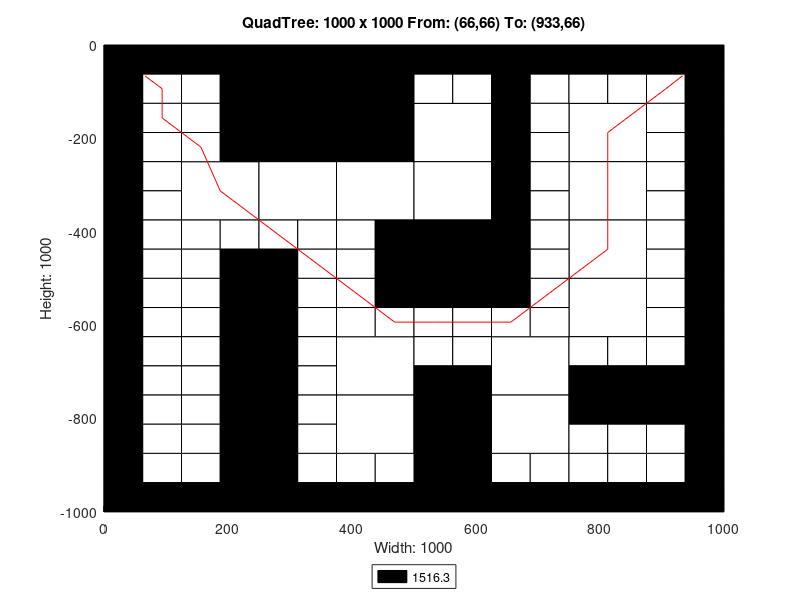

Source code (MATLAB):
axis([0 1000 -1000 0]);
title('QuadTree: 1000 x 1000 From: (66,66) To: (933,66)');
xlabel('Width: 1000');
ylabel('Height: 1000');
rectangle('Position',[250 -250 250 250], 'FaceColor',[0 0 0]);
rectangle('Position',[125 -375 125 125], 'FaceColor',[1 1 1]);
rectangle('Position',[250 -375 125 125], 'FaceColor',[1 1 1]);
rectangle('Position',[375 -375 125 125], 'FaceColor',[1 1 1]);
rectangle('Position',[500 -250 125 125], 'FaceColor',[1 1 1]);
rectangle('Position',[750 -250 125 125], 'FaceColor',[1 1 1]);
rectangle('Position',[500 -375 125 125], 'FaceColor',[1 1 1]);
rectangle('Position',[500 -500 125 125], 'FaceColor',[0 0 0]);
rectangle('Position',[750 -375 125 125], 'FaceColor',[1 1 1]);
rectangle('Position',[750 -500 125 125], 'FaceColor',[1 1 1]);
rectangle('Position',[375 -750 125 125], 'FaceColor',[1 1 1]);
rectangle('Position',[375 -875 125 125], 'FaceColor',[1 1 1]);
rectangle('Position',[625 -750 125 125], 'FaceColor',[1 1 1]);
rectangle('Position',[750 -625 125 125], 'FaceColor',[1 1 1]);
rectangle('Position',[500 -875 125 125], 'FaceColor',[0 0 0]);
rectangle('Position',[625 -875 125 125], 'FaceColor',[1 1 1]);
rectangle('Position',[500 -1000 125 125], 'FaceColor',[0 0 0]);
rectangle('Position',[0 -62.5 62.5 62.5], 'FaceColor',[0 0 0]);
rectangle('Position',[62.5 -62.5 62.5 62.5], 'FaceColor',[0 0 0]);
rectangle('Position',[0 -125 62.5 62.5], 'FaceColor',[0 0 0]);
rectangle('Position',[62.5 -125 62.5 62.5], 'FaceColor',[1 1 1]);
rectangle('Position',[125 -62.5 62.5 62.5], 'FaceColor',[0 0 0]);
rectangle('Position',[187.5 -62.5 62.5 62.5], 'FaceColor',[0 0 0]);
rectangle('Position',[125 -125 62.5 62.5], 'FaceColor',[1 1 1]);
rectangle('Position',[187.5 -125 62.5 62.5], 'FaceColor',[0 0 0]);
rectangle('Position',[0 -187.5 62.5 62.5], 'FaceColor',[0 0 0]);
rectangle('Position',[62.5 -187.5 62.5 62.5], 'FaceColor',[1 1 1]);
rectangle('Position',[0 -250 62.5 62.5], 'FaceColor',[0 0 0]);
rectangle('Position',[62.5 -250 62.5 62.5], 'FaceColor',[1 1 1]);
rectangle('Position',[125 -187.5 62.5 62.5], 'FaceColor',[1 1 1]);
rectangle('Position',[187.5 -187.5 62.5 62.5], 'FaceColor',[0 0 0]);
rectangle('Position',[125 -250 62.5 62.5], 'FaceColor',[1 1 1]);
rectangle('Position',[187.5 -250 62.5 62.5], 'FaceColor',[0 0 0]);
rectangle('Position',[0 -312.5 62.5 62.5], 'FaceColor',[0 0 0]);
rectangle('Position',[62.5 -312.5 62.5 62.5], 'FaceColor',[1 1 1]);
rectangle('Position',[0 -375 62.5 62.5], 'FaceColor',[0 0 0]);
rectangle('Position',[62.5 -375 62.5 62.5], 'FaceColor',[1 1 1]);
rectangle('Position',[0 -437.5 62.5 62.5], 'FaceColor',[0 0 0]);
rectangle('Position',[62.5 -437.5 62.5 62.5], 'FaceColor',[1 1 1]);
rectangle('Position',[0 -500 62.5 62.5], 'FaceColor',[0 0 0]);
rectangle('Position',[62.5 -500 62.5 62.5], 'FaceColor',[1 1 1]);
rectangle('Position',[125 -437.5 62.5 62.5], 'FaceColor',[1 1 1]);
rectangle('Position',[187.5 -437.5 62.5 62.5], 'FaceColor',[1 1 1]);
rectangle('Position',[125 -500 62.5 62.5], 'FaceColor',[1 1 1]);
rectangle('Position',[187.5 -500 62.5 62.5], 'FaceColor',[0 0 0]);
rectangle('Position',[250 -437.5 62.5 62.5], 'FaceColor',[1 1 1]);
rectangle('Position',[312.5 -437.5 62.5 62.5], 'FaceColor',[1 1 1]);
rectangle('Position',[250 -500 62.5 62.5], 'FaceColor',[0 0 0]);
rectangle('Position',[312.5 -500 62.5 62.5], 'FaceColor',[1 1 1]);
rectangle('Position',[375 -437.5 62.5 62.5], 'FaceColor',[1 1 1]);
rectangle('Position',[437.5 -437.5 62.5 62.5], 'FaceColor',[0 0 0]);
rectangle('Position',[375 -500 62.5 62.5], 'FaceColor',[1 1 1]);
rectangle('Position',[437.5 -500 62.5 62.5], 'FaceColor',[0 0 0]);
rectangle('Position',[500 -62.5 62.5 62.5], 'FaceColor',[0 0 0]);
rectangle('Position',[562.5 -62.5 62.5 62.5], 'FaceColor',[0 0 0]);
rectangle('Position',[500 -125 62.5 62.5], 'FaceColor',[1 1 1]);
rectangle('Position',[562.5 -125 62.5 62.5], 'FaceColor',[1 1 1]);
rectangle('Position',[625 -62.5 62.5 62.5], 'FaceColor',[0 0 0]);
rectangle('Position',[687.5 -62.5 62.5 62.5], 'FaceColor',[0 0 0]);
rectangle('Position',[625 -125 62.5 62.5], 'FaceColor',[0 0 0]);
rectangle('Position',[687.5 -125 62.5 62.5], 'FaceColor',[1 1 1]);
rectangle('Position',[625 -187.5 62.5 62.5], 'FaceColor',[0 0 0]);
rectangle('Position',[687.5 -187.5 62.5 62.5], 'FaceColor',[1 1 1]);
rectangle('Position',[625 -250 62.5 62.5], 'FaceColor',[0 0 0]);
rectangle('Position',[687.5 -250 62.5 62.5], 'FaceColor',[1 1 1]);
rectangle('Position',[750 -62.5 62.5 62.5], 'FaceColor',[0 0 0]);
rectangle('Position',[812.5 -62.5 62.5 62.5], 'FaceColor',[0 0 0]);
rectangle('Position',[750 -125 62.5 62.5], 'FaceColor',[1 1 1]);
rectangle('Position',[812.5 -125 62.5 62.5], 'FaceColor',[1 1 1]);
rectangle('Position',[875 -62.5 62.5 62.5], 'FaceColor',[0 0 0]);
rectangle('Position',[937.5 -62.5 62.5 62.5], 'FaceColor',[0 0 0]);
rectangle('Position',[875 -125 62.5 62.5], 'FaceColor',[1 1 1]);
rectangle('Position',[937.5 -125 62.5 62.5], 'FaceColor',[0 0 0]);
rectangle('Position',[875 -187.5 62.5 62.5], 'FaceColor',[1 1 1]);
rectangle('Position',[937.5 -187.5 62.5 62.5], 'FaceColor',[0 0 0]);
rectangle('Position',[875 -250 62.5 62.5], 'FaceColor',[1 1 1]);
rectangle('Position',[937.5 -250 62.5 62.5], 'FaceColor',[0 0 0]);
rectangle('Position',[625 -312.5 62.5 62.5], 'FaceColor',[0 0 0]);
rectangle('Position',[687.5 -312.5 62.5 62.5], 'FaceColor',[1 1 1]);
rectangle('Position',[625 -375 62.5 62.5], 'FaceColor',[0 0 0]);
rectangle('Position',[687.5 -375 62.5 62.5], 'FaceColor',[1 1 1]);
rectangle('Position',[625 -437.5 62.5 62.5], 'FaceColor',[0 0 0]);
rectangle('Position',[687.5 -437.5 62.5 62.5], 'FaceColor',[1 1 1]);
rectangle('Position',[625 -500 62.5 62.5], 'FaceColor',[0 0 0]);
rectangle('Position',[687.5 -500 62.5 62.5], 'FaceColor',[1 1 1]);
rectangle('Position',[875 -312.5 62.5 62.5], 'FaceColor',[1 1 1]);
rectangle('Position',[937.5 -312.5 62.5 62.5], 'FaceColor',[0 0 0]);
rectangle('Position',[875 -375 62.5 62.5], 'FaceColor',[1 1 1]);
rectangle('Position',[937.5 -375 62.5 62.5], 'FaceColor',[0 0 0]);
rectangle('Position',[875 -437.5 62.5 62.5], 'FaceColor',[1 1 1]);
rectangle('Position',[937.5 -437.5 62.5 62.5], 'FaceColor',[0 0 0]);
rectangle('Position',[875 -500 62.5 62.5], 'FaceColor',[1 1 1]);
rectangle('Position',[937.5 -500 62.5 62.5], 'FaceColor',[0 0 0]);
rectangle('Position',[0 -562.5 62.5 62.5], 'FaceColor',[0 0 0]);
rectangle('Position',[62.5 -562.5 62.5 62.5], 'FaceColor',[1 1 1]);
rectangle('Position',[0 -625 62.5 62.5], 'FaceColor',[0 0 0]);
rectangle('Position',[62.5 -625 62.5 62.5], 'FaceColor',[1 1 1]);
rectangle('Position',[125 -562.5 62.5 62.5], 'FaceColor',[1 1 1]);
rectangle('Position',[187.5 -562.5 62.5 62.5], 'FaceColor',[0 0 0]);
rectangle('Position',[125 -625 62.5 62.5], 'FaceColor',[1 1 1]);
rectangle('Position',[187.5 -625 62.5 62.5], 'FaceColor',[0 0 0]);
rectangle('Position',[0 -687.5 62.5 62.5], 'FaceColor',[0 0 0]);
rectangle('Position',[62.5 -687.5 62.5 62.5], 'FaceColor',[1 1 1]);
rectangle('Position',[0 -750 62.5 62.5], 'FaceColor',[0 0 0]);
rectangle('Position',[62.5 -750 62.5 62.5], 'FaceColor',[1 1 1]);
rectangle('Position',[125 -687.5 62.5 62.5], 'FaceColor',[1 1 1]);
rectangle('Position',[187.5 -687.5 62.5 62.5], 'FaceColor',[0 0 0]);
rectangle('Position',[125 -750 62.5 62.5], 'FaceColor',[1 1 1]);
rectangle('Position',[187.5 -750 62.5 62.5], 'FaceColor',[0 0 0]);
rectangle('Position',[250 -562.5 62.5 62.5], 'FaceColor',[0 0 0]);
rectangle('Position',[312.5 -562.5 62.5 62.5], 'FaceColor',[1 1 1]);
rectangle('Position',[250 -625 62.5 62.5], 'FaceColor',[0 0 0]);
rectangle('Position',[312.5 -625 62.5 62.5], 'FaceColor',[1 1 1]);
rectangle('Position',[375 -562.5 62.5 62.5], 'FaceColor',[1 1 1]);
rectangle('Position',[437.5 -562.5 62.5 62.5], 'FaceColor',[0 0 0]);
rectangle('Position',[375 -625 62.5 62.5], 'FaceColor',[1 1 1]);
rectangle('Position',[437.5 -625 62.5 62.5], 'FaceColor',[1 1 1]);
rectangle('Position',[250 -687.5 62.5 62.5], 'FaceColor',[0 0 0]);
rectangle('Position',[312.5 -687.5 62.5 62.5], 'FaceColor',[1 1 1]);
rectangle('Position',[250 -750 62.5 62.5], 'FaceColor',[0 0 0]);
rectangle('Position',[312.5 -750 62.5 62.5], 'FaceColor',[1 1 1]);
rectangle('Position',[0 -812.5 62.5 62.5], 'FaceColor',[0 0 0]);
rectangle('Position',[62.5 -812.5 62.5 62.5], 'FaceColor',[1 1 1]);
rectangle('Position',[0 -875 62.5 62.5], 'FaceColor',[0 0 0]);
rectangle('Position',[62.5 -875 62.5 62.5], 'FaceColor',[1 1 1]);
rectangle('Position',[125 -812.5 62.5 62.5], 'FaceColor',[1 1 1]);
rectangle('Position',[187.5 -812.5 62.5 62.5], 'FaceColor',[0 0 0]);
rectangle('Position',[125 -875 62.5 62.5], 'FaceColor',[1 1 1]);
rectangle('Position',[187.5 -875 62.5 62.5], 'FaceColor',[0 0 0]);
rectangle('Position',[0 -937.5 62.5 62.5], 'FaceColor',[0 0 0]);
rectangle('Position',[62.5 -937.5 62.5 62.5], 'FaceColor',[1 1 1]);
rectangle('Position',[0 -1000 62.5 62.5], 'FaceColor',[0 0 0]);
rectangle('Position',[62.5 -1000 62.5 62.5], 'FaceColor',[0 0 0]);
rectangle('Position',[125 -937.5 62.5 62.5], 'FaceColor',[1 1 1]);
rectangle('Position',[187.5 -937.5 62.5 62.5], 'FaceColor',[0 0 0]);
rectangle('Position',[125 -1000 62.5 62.5], 'FaceColor',[0 0 0]);
rectangle('Position',[187.5 -1000 62.5 62.5], 'FaceColor',[0 0 0]);
rectangle('Position',[250 -812.5 62.5 62.5], 'FaceColor',[0 0 0]);
rectangle('Position',[312.5 -812.5 62.5 62.5], 'FaceColor',[1 1 1]);
rectangle('Position',[250 -875 62.5 62.5], 'FaceColor',[0 0 0]);
rectangle('Position',[312.5 -875 62.5 62.5], 'FaceColor',[1 1 1]);
rectangle('Position',[250 -937.5 62.5 62.5], 'FaceColor',[0 0 0]);
rectangle('Position',[312.5 -937.5 62.5 62.5], 'FaceColor',[1 1 1]);
rectangle('Position',[250 -1000 62.5 62.5], 'FaceColor',[0 0 0]);
rectangle('Position',[312.5 -1000 62.5 62.5], 'FaceColor',[0 0 0]);
rectangle('Position',[375 -937.5 62.5 62.5], 'FaceColor',[1 1 1]);
rectangle('Position',[437.5 -937.5 62.5 62.5], 'FaceColor',[1 1 1]);
rectangle('Position',[375 -1000 62.5 62.5], 'FaceColor',[0 0 0]);
rectangle('Position',[437.5 -1000 62.5 62.5], 'FaceColor',[0 0 0]);
rectangle('Position',[500 -562.5 62.5 62.5], 'FaceColor',[0 0 0]);
rectangle('Position',[562.5 -562.5 62.5 62.5], 'FaceColor',[0 0 0]);
rectangle('Position',[500 -625 62.5 62.5], 'FaceColor',[1 1 1]);
rectangle('Position',[562.5 -625 62.5 62.5], 'FaceColor',[1 1 1]);
rectangle('Position',[625 -562.5 62.5 62.5], 'FaceColor',[0 0 0]);
rectangle('Position',[687.5 -562.5 62.5 62.5], 'FaceColor',[1 1 1]);
rectangle('Position',[625 -625 62.5 62.5], 'FaceColor',[1 1 1]);
rectangle('Position',[687.5 -625 62.5 62.5], 'FaceColor',[1 1 1]);
rectangle('Position',[500 -687.5 62.5 62.5], 'FaceColor',[1 1 1]);
rectangle('Position',[562.5 -687.5 62.5 62.5], 'FaceColor',[1 1 1]);
rectangle('Position',[500 -750 62.5 62.5], 'FaceColor',[0 0 0]);
rectangle('Position',[562.5 -750 62.5 62.5], 'FaceColor',[0 0 0]);
rectangle('Position',[875 -562.5 62.5 62.5], 'FaceColor',[1 1 1]);
rectangle('Position',[937.5 -562.5 62.5 62.5], 'FaceColor',[0 0 0]);
rectangle('Position',[875 -625 62.5 62.5], 'FaceColor',[1 1 1]);
rectangle('Position',[937.5 -625 62.5 62.5], 'FaceColor',[0 0 0]);
rectangle('Position',[750 -687.5 62.5 62.5], 'FaceColor',[1 1 1]);
rectangle('Position',[812.5 -687.5 62.5 62.5], 'FaceColor',[1 1 1]);
rectangle('Position',[750 -750 62.5 62.5], 'FaceColor',[0 0 0]);
rectangle('Position',[812.5 -750 62.5 62.5], 'FaceColor',[0 0 0]);
rectangle('Position',[875 -687.5 62.5 62.5], 'FaceColor',[1 1 1]);
rectangle('Position',[937.5 -687.5 62.5 62.5], 'FaceColor',[0 0 0]);
rectangle('Position',[875 -750 62.5 62.5], 'FaceColor',[0 0 0]);
rectangle('Position',[937.5 -750 62.5 62.5], 'FaceColor',[0 0 0]);
rectangle('Position',[625 -937.5 62.5 62.5], 'FaceColor',[1 1 1]);
rectangle('Position',[687.5 -937.5 62.5 62.5], 'FaceColor',[1 1 1]);
rectangle('Position',[625 -1000 62.5 62.5], 'FaceColor',[0 0 0]);
rectangle('Position',[687.5 -1000 62.5 62.5], 'FaceColor',[0 0 0]);
rectangle('Position',[750 -812.5 62.5 62.5], 'FaceColor',[0 0 0]);
rectangle('Position',[812.5 -812.5 62.5 62.5], 'FaceColor',[0 0 0]);
rectangle('Position',[750 -875 62.5 62.5], 'FaceColor',[1 1 1]);
rectangle('Position',[812.5 -875 62.5 62.5], 'FaceColor',[1 1 1]);
rectangle('Position',[875 -812.5 62.5 62.5], 'FaceColor',[0 0 0]);
rectangle('Position',[937.5 -812.5 62.5 62.5], 'FaceColor',[0 0 0]);
rectangle('Position',[875 -875 62.5 62.5], 'FaceColor',[1 1 1]);
rectangle('Position',[937.5 -875 62.5 62.5], 'FaceColor',[0 0 0]);
rectangle('Position',[750 -937.5 62.5 62.5], 'FaceColor',[1 1 1]);
rectangle('Position',[812.5 -937.5 62.5 62.5], 'FaceColor',[1 1 1]);
rectangle('Position',[750 -1000 62.5 62.5], 'FaceColor',[0 0 0]);
rectangle('Position',[812.5 -1000 62.5 62.5], 'FaceColor',[0 0 0]);
rectangle('Position',[875 -937.5 62.5 62.5], 'FaceColor',[1 1 1]);
rectangle('Position',[937.5 -937.5 62.5 62.5], 'FaceColor',[0 0 0]);
rectangle('Position',[875 -1000 62.5 62.5], 'FaceColor',[0 0 0]);
rectangle('Position',[937.5 -1000 62.5 62.5], 'FaceColor',[0 0 0]);
X=[933,906.25,812.5,812.5,812.5,718.75,656.25,593.75,531.25,468.75,406.25,343.75,281.25,187.5,156.25,93.75,93.75,66];
Y=[-66,-93.75,-187.5,-312.5,-437.5,-531.25,-593.75,-593.75,-593.75,-593.75,-531.25,-468.75,-406.25,-312.5,-218.75,-156.25,-93.75,-66];
hold on;
plot(X,Y,'r');
legend('1516.3','Location','southoutside');
